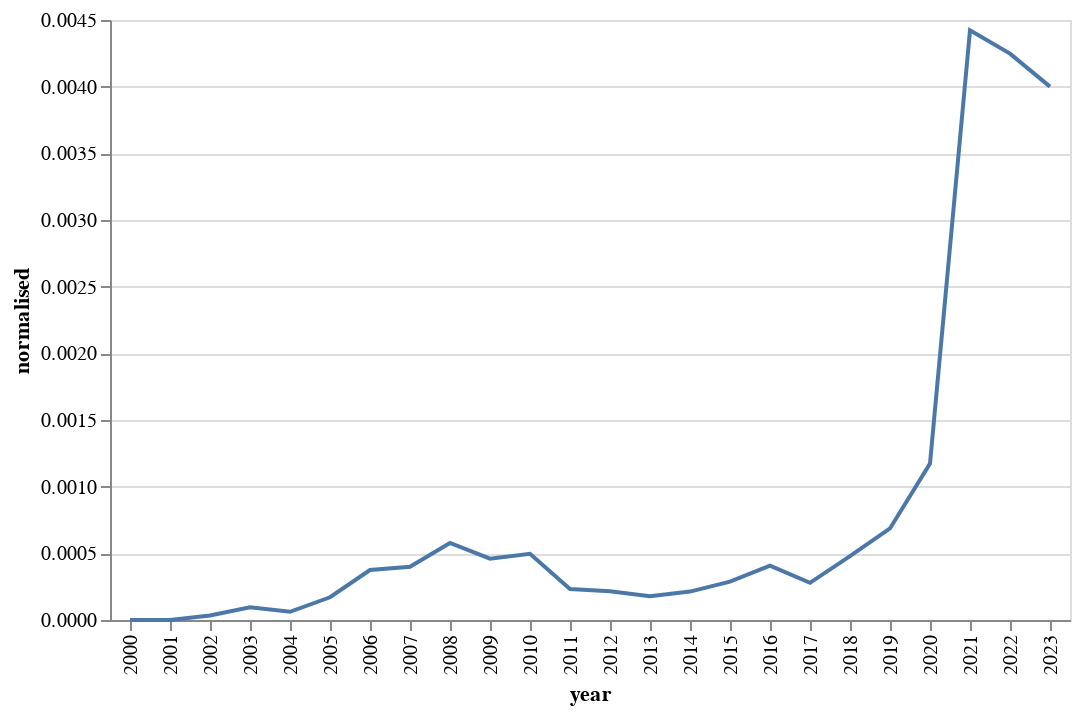

Source (notebook cell):
### Markdown cell above
After dividing the number of articles mentioning heat pumps with the total number of reference articles, we find that the shape of the trend is preserved.

### Code cell
document_mentions_norm = (
    pda.document_mentions.copy()
    .assign(baseline_documents = total_counts.values())
    .assign(normalised = lambda df: df.documents / df.baseline_documents)
)

alt.Chart(document_mentions_norm).mark_line().encode(x="year:O", y="normalised")

### Figure 1 — Vega-Lite specification as saved in the notebook (floating-point values rounded to 4 significant figures)
{"config": {"view": {"continuousWidth": 400, "continuousHeight": 300}}, "data": {"name": "data-9f1a539103d402728d09593863240bae"}, "mark": "line", "encoding": {"x": {"field": "year", "type": "ordinal"}, "y": {"field": "normalised", "type": "quantitative"}}, "$schema": "https://vega.github.io/schema/vega-lite/v4.17.0.json", "datasets": {"data-9f1a539103d402728d09593863240bae": [{"year": 2000, "documents": 0, "baseline_documents": 26205, "normalised": 0.0}, {"year": 2001, "documents": 0, "baseline_documents": 28877, "normalised": 0.0}, {"year": 2002, "documents": 1, "baseline_documents": 29946, "normalised": 3.339e-05}, {"year": 2003, "documents": 3, "baseline_documents": 31586, "normalised": 9.498e-05}, {"year": 2004, "documents": 2, "baseline_documents": 32475, "normalised": 6.159e-05}, {"year": 2005, "documents": 6, "baseline_documents": 35189, "normalised": 0.0001705}, {"year": 2006, "documents": 15, "baseline_documents": 40001, "normalised": 0.000375}, {"year": 2007, "documents": 19, "baseline_documents": 47524, "normalised": 0.0003998}, {"year": 2008, "documents": 31, "baseline_documents": 53632, "normalised": 0.000578}, {"year": 2009, "documents": 21, "baseline_documents": 45619, "normalised": 0.0004603}, {"year": 2010, "documents": 20, "baseline_documents": 40292, "normalised": 0.0004964}, {"year": 2011, "documents": 9, "baseline_documents": 38861, "normalised": 0.0002316}, {"year": 2012, "documents": 8, "baseline_documents": 37242, "normalised": 0.0002148}, {"year": 2013, "documents": 7, "baseline_documents": 39211, "normalised": 0.0001785}, {"year": 2014, "documents": 8, "baseline_documents": 37540, "normalised": 0.0002131}, {"year": 2015, "documents": 10, "baseline_documents": 34725, "normalised": 0.000288}, {"year": 2016, "documents": 14, "baseline_documents": 34326, "normalised": 0.0004079}, {"year": 2017, "documents": 8, "baseline_documents": 28667, "normalised": 0.0002791}, {"year": 2018, "documents": 13, "baseline_documents": 27129, "normalised": 0.0004792}, {"year": 2019, "documents": 19, "baseline_documents": 27674, "normalised": 0.0006866}, {"year": 2020, "documents": 28, "baseline_documents": 23879, "normalised": 0.001173}, {"year": 2021, "documents": 105, "baseline_documents": 23739, "normalised": 0.004423}, {"year": 2022, "documents": 110, "baseline_documents": 25895, "normalised": 0.004248}, {"year": 2023, "documents": 59, "baseline_documents": 14748, "normalised": 0.004001}]}}
